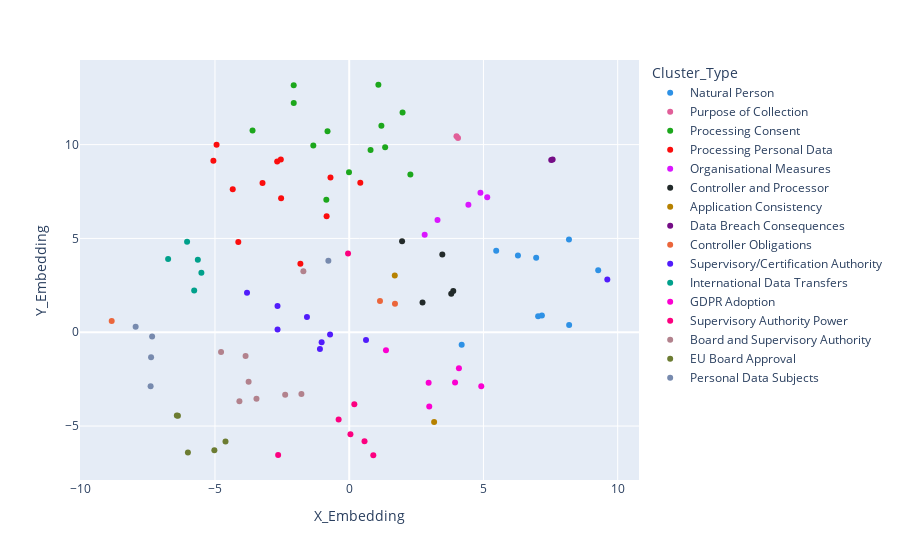

Notebook cell for this chart:
### Code cell
tfidf_rep['Cluster'] = model.predict(vectors) 
tfidf_rep['Cluster_Type'] = tfidf_rep['Cluster'].map(clust_dict)
px.scatter(tfidf_rep, 'X_Embedding', 'Y_Embedding', color='Cluster_Type', color_discrete_sequence=px.colors.qualitative.Dark24)

### Figure 1 — Plotly figure (JSON) as saved in the notebook; plotly's stock layout.template omitted (floating-point values rounded to 4 significant figures)
{"data": [{"hovertemplate": "Cluster_Type=Natural Person<br>X_Embedding=%{x}<br>Y_Embedding=%{y}<extra></extra>", "legendgroup": "Natural Person", "marker": {"color": "#2E91E5", "symbol": "circle"}, "mode": "markers", "name": "Natural Person", "orientation": "v", "showlegend": true, "type": "scatter", "x": [7.177, 6.963, 6.285, 5.475, 4.189, 8.192, 9.274, 8.185, 7.037], "xaxis": "x", "y": [0.8934, 3.969, 4.096, 4.346, -0.6726, 0.3917, 3.311, 4.939, 0.8524], "yaxis": "y"}, {"hovertemplate": "Cluster_Type=Purpose of Collection<br>X_Embedding=%{x}<br>Y_Embedding=%{y}<extra></extra>", "legendgroup": "Purpose of Collection", "marker": {"color": "#E15F99", "symbol": "circle"}, "mode": "markers", "name": "Purpose of Collection", "orientation": "v", "showlegend": true, "type": "scatter", "x": [4.053, 3.995], "xaxis": "x", "y": [10.35, 10.44], "yaxis": "y"}, {"hovertemplate": "Cluster_Type=Processing Consent<br>X_Embedding=%{x}<br>Y_Embedding=%{y}<extra></extra>", "legendgroup": "Processing Consent", "marker": {"color": "#1CA71C", "symbol": "circle"}, "mode": "markers", "name": "Processing Consent", "orientation": "v", "showlegend": true, "type": "scatter", "x": [0.7947, -2.066, -2.067, 1.339, 1.987, -0.00798, -0.8519, -0.8079, 1.199, -3.601, -1.337, 2.278, 1.087], "xaxis": "x", "y": [9.712, 12.21, 13.16, 9.861, 11.71, 8.531, 7.056, 10.72, 11.01, 10.75, 9.955, 8.402, 13.19], "yaxis": "y"}, {"hovertemplate": "Cluster_Type=Processing Personal Data<br>X_Embedding=%{x}<br>Y_Embedding=%{y}<extra></extra>", "legendgroup": "Processing Personal Data", "marker": {"color": "#FB0D0D", "symbol": "circle"}, "mode": "markers", "name": "Processing Personal Data", "orientation": "v", "showlegend": true, "type": "scatter", "x": [-4.94, -5.059, -2.683, -2.547, -3.228, -2.537, 0.4131, -4.339, -0.6978, -4.131, -1.818, -0.8417], "xaxis": "x", "y": [9.998, 9.144, 9.098, 9.203, 7.952, 7.139, 7.971, 7.623, 8.246, 4.807, 3.646, 6.182], "yaxis": "y"}, {"hovertemplate": "Cluster_Type=Organisational Measures<br>X_Embedding=%{x}<br>Y_Embedding=%{y}<extra></extra>", "legendgroup": "Organisational Measures", "marker": {"color": "#DA16FF", "symbol": "circle"}, "mode": "markers", "name": "Organisational Measures", "orientation": "v", "showlegend": true, "type": "scatter", "x": [5.14, 4.888, 2.811, 3.289, 4.439], "xaxis": "x", "y": [7.195, 7.435, 5.202, 5.984, 6.793], "yaxis": "y"}, {"hovertemplate": "Cluster_Type=Controller and Processor<br>X_Embedding=%{x}<br>Y_Embedding=%{y}<extra></extra>", "legendgroup": "Controller and Processor", "marker": {"color": "#222A2A", "symbol": "circle"}, "mode": "markers", "name": "Controller and Processor", "orientation": "v", "showlegend": true, "type": "scatter", "x": [3.468, 3.876, 3.8, 2.731, 1.969], "xaxis": "x", "y": [4.146, 2.205, 2.053, 1.583, 4.851], "yaxis": "y"}, {"hovertemplate": "Cluster_Type=Application Consistency<br>X_Embedding=%{x}<br>Y_Embedding=%{y}<extra></extra>", "legendgroup": "Application Consistency", "marker": {"color": "#B68100", "symbol": "circle"}, "mode": "markers", "name": "Application Consistency", "orientation": "v", "showlegend": true, "type": "scatter", "x": [1.697, 3.163], "xaxis": "x", "y": [3.025, -4.789], "yaxis": "y"}, {"hovertemplate": "Cluster_Type=Data Breach Consequences<br>X_Embedding=%{x}<br>Y_Embedding=%{y}<extra></extra>", "legendgroup": "Data Breach Consequences", "marker": {"color": "#750D86", "symbol": "circle"}, "mode": "markers", "name": "Data Breach Consequences", "orientation": "v", "showlegend": true, "type": "scatter", "x": [7.576, 7.525], "xaxis": "x", "y": [9.213, 9.183], "yaxis": "y"}, {"hovertemplate": "Cluster_Type=Controller Obligations<br>X_Embedding=%{x}<br>Y_Embedding=%{y}<extra></extra>", "legendgroup": "Controller Obligations", "marker": {"color": "#EB663B", "symbol": "circle"}, "mode": "markers", "name": "Controller Obligations", "orientation": "v", "showlegend": true, "type": "scatter", "x": [1.704, 1.146, -8.846], "xaxis": "x", "y": [1.518, 1.661, 0.6027], "yaxis": "y"}, {"hovertemplate": "Cluster_Type=Supervisory/Certification Authority<br>X_Embedding=%{x}<br>Y_Embedding=%{y}<extra></extra>", "legendgroup": "Supervisory/Certification Authority", "marker": {"color": "#511CFB", "symbol": "circle"}, "mode": "markers", "name": "Supervisory/Certification Authority", "orientation": "v", "showlegend": true, "type": "scatter", "x": [-2.67, -1.027, -0.7125, -1.091, -3.806, -1.574, 0.6264, -2.67, 9.613], "xaxis": "x", "y": [1.392, -0.5267, -0.1142, -0.8952, 2.104, 0.8195, -0.4084, 0.1447, 2.807], "yaxis": "y"}, {"hovertemplate": "Cluster_Type=International Data Transfers<br>X_Embedding=%{x}<br>Y_Embedding=%{y}<extra></extra>", "legendgroup": "International Data Transfers", "marker": {"color": "#00A08B", "symbol": "circle"}, "mode": "markers", "name": "International Data Transfers", "orientation": "v", "showlegend": true, "type": "scatter", "x": [-5.638, -5.505, -6.038, -5.774, -6.744], "xaxis": "x", "y": [3.864, 3.165, 4.82, 2.225, 3.902], "yaxis": "y"}, {"hovertemplate": "Cluster_Type=GDPR Adoption<br>X_Embedding=%{x}<br>Y_Embedding=%{y}<extra></extra>", "legendgroup": "GDPR Adoption", "marker": {"color": "#FB00D1", "symbol": "circle"}, "mode": "markers", "name": "GDPR Adoption", "orientation": "v", "showlegend": true, "type": "scatter", "x": [2.981, 1.369, 3.942, 2.958, 4.087, 4.919], "xaxis": "x", "y": [-3.959, -0.9627, -2.672, -2.685, -1.915, -2.878], "yaxis": "y"}, {"hovertemplate": "Cluster_Type=Supervisory Authority Power<br>X_Embedding=%{x}<br>Y_Embedding=%{y}<extra></extra>", "legendgroup": "Supervisory Authority Power", "marker": {"color": "#FC0080", "symbol": "circle"}, "mode": "markers", "name": "Supervisory Authority Power", "orientation": "v", "showlegend": true, "type": "scatter", "x": [0.04584, 0.8973, 0.5701, -0.3946, 0.191, -2.647, -0.04354], "xaxis": "x", "y": [-5.438, -6.555, -5.803, -4.646, -3.833, -6.538, 4.194], "yaxis": "y"}, {"hovertemplate": "Cluster_Type=Board and Supervisory Authority<br>X_Embedding=%{x}<br>Y_Embedding=%{y}<extra></extra>", "legendgroup": "Board and Supervisory Authority", "marker": {"color": "#B2828D", "symbol": "circle"}, "mode": "markers", "name": "Board and Supervisory Authority", "orientation": "v", "showlegend": true, "type": "scatter", "x": [-1.78, -2.385, -3.859, -4.09, -3.454, -3.747, -4.772, -1.707], "xaxis": "x", "y": [-3.29, -3.326, -1.269, -3.683, -3.54, -2.632, -1.058, 3.246], "yaxis": "y"}, {"hovertemplate": "Cluster_Type=EU Board Approval<br>X_Embedding=%{x}<br>Y_Embedding=%{y}<extra></extra>", "legendgroup": "EU Board Approval", "marker": {"color": "#6C7C32", "symbol": "circle"}, "mode": "markers", "name": "EU Board Approval", "orientation": "v", "showlegend": true, "type": "scatter", "x": [-6.379, -6.008, -5.022, -4.608, -6.42], "xaxis": "x", "y": [-4.447, -6.415, -6.29, -5.817, -4.436], "yaxis": "y"}, {"hovertemplate": "Cluster_Type=Personal Data Subjects<br>X_Embedding=%{x}<br>Y_Embedding=%{y}<extra></extra>", "legendgroup": "Personal Data Subjects", "marker": {"color": "#778AAE", "symbol": "circle"}, "mode": "markers", "name": "Personal Data Subjects", "orientation": "v", "showlegend": true, "type": "scatter", "x": [-7.954, -7.397, -0.7765, -7.379, -7.341], "xaxis": "x", "y": [0.2932, -2.877, 3.809, -1.336, -0.2248], "yaxis": "y"}], "layout": {"legend": {"title": {"text": "Cluster_Type"}, "tracegroupgap": 0}, "margin": {"t": 60}, "xaxis": {"anchor": "y", "domain": [0, 1], "title": {"text": "X_Embedding"}}, "yaxis": {"anchor": "x", "domain": [0, 1], "title": {"text": "Y_Embedding"}}}}
